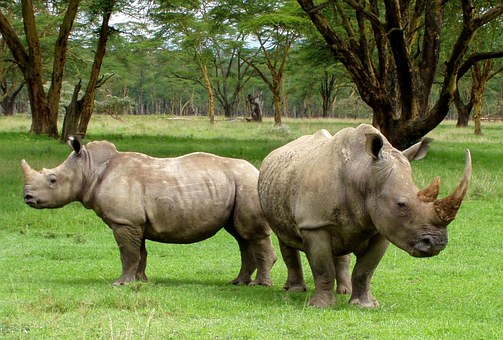
#> input picture 3.디지털영상처리/Hands-On-Image-Processing-with-Python-master/images/rhino.jpg, 503 x 340 px
$ python fftex.py
#> lines starting #> are read from the running program, lines starting #| are printed output that depends on the picture; after the words box and inside, x2 and y2 are one past the last pixel; in counts of white or black regions, pixels touching at a corner belong together
from PIL import Image
import scipy.fftpack as fp
import matplotlib.pylab as pylab
import numpy as np
import numpy.fft

# Source Image FT
imsrc = np.array(Image.open('../images/rhino.jpg').convert('L'))
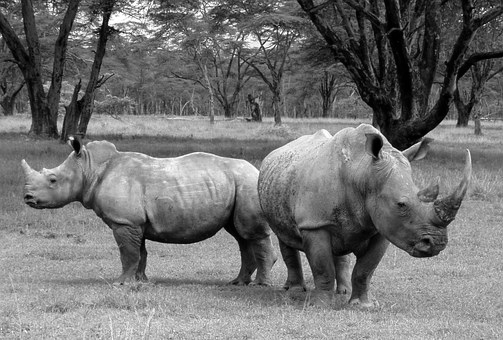
#> imsrc: shape (340, 503); min 0, max 255, mean 114.5

freqsrc = fp.fft2(imsrc)
ftsrc =20*np.log10( 0.01 + np.abs(fp.fftshift(freqsrc))) # 스펙트럼 사상
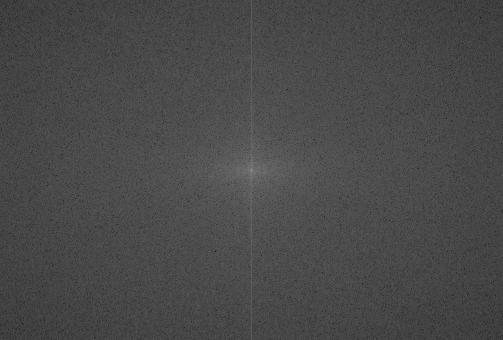
#> ftsrc: shape (340, 503) float64; min 14.44, max 145.8, mean 73.6
ftsrcinv = fp.ifft2(freqsrc).real # 실수공간의 데이터만을 복호화

# add noise
imcpy = np.copy(imsrc)
ly, lx = imcpy.shape
#> ly = 340; lx = 503

# 0에서 ly까지 10의 간격으로 반복하라.
for y in range(0, ly, 10):
    # [y, :] : Y부터 전부다
    imcpy[y, :] = 0
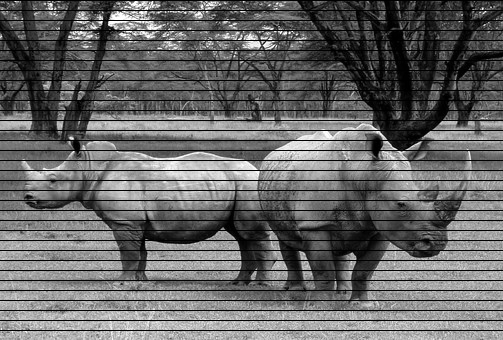
#> imcpy: shape (340, 503); 9.99% of pixels changed, all inside (x1, y1, x2, y2) = (0, 0, 503, 331)

freqcpy = fp.fft2(imcpy)
ftcpy =20*np.log10( 0.01 + np.abs(fp.fftshift(freqcpy)))
ftcpyinv = fp.ifft2(freqcpy).real

# filtering
ftcpyshift = fp.fftshift(freqcpy)
for y in range(34, ly, 34):
    if y != 170 :
        ftcpyshift[y-10:y+10,230:270] = 0

ftadj = 20*np.log10( 0.01 + np.abs(ftcpyshift))
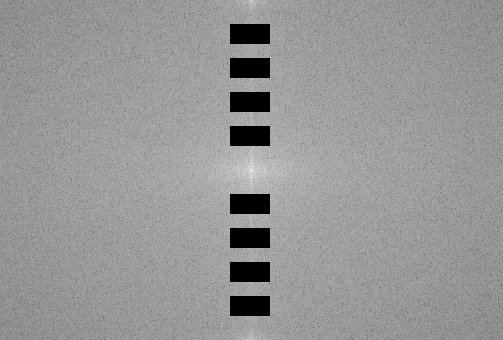
#> ftadj: shape (340, 503) float64; min -40, max 144.9, mean 69.1; drawn with min black and max white
ftadjinv = fp.ifft2(fp.ifftshift(ftcpyshift)).real
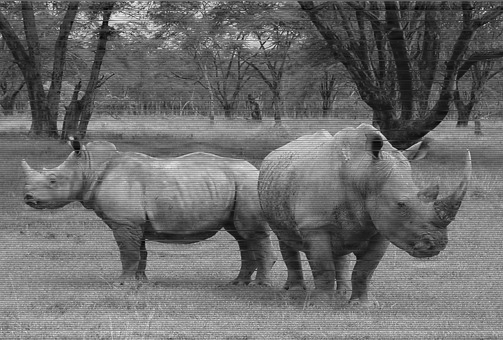
#> ftadjinv: shape (340, 503) float64; min -32.25, max 287.3, mean 103.1; drawn with min black and max white

pylab.figure(figsize=(25,20))

pylab.subplot(3,3,1), pylab.imshow(imsrc, cmap='gray'), pylab.title("Source")
pylab.subplot(3,3,2), pylab.imshow(ftsrc, cmap='gray'), pylab.title("Source FT")
pylab.subplot(3,3,3), pylab.imshow(ftsrcinv, cmap='gray'), pylab.title("Source InvFT")

pylab.subplot(3,3,4), pylab.imshow(imcpy, cmap='gray'), pylab.title("Noise")
pylab.subplot(3,3,5), pylab.imshow(ftcpy, cmap='gray'), pylab.title("Noise FT")
pylab.subplot(3,3,6), pylab.imshow(ftcpyinv, cmap='gray'), pylab.title("Noise InvFT")

pylab.subplot(3,3,7), pylab.imshow(ftadj, cmap='gray'), pylab.title("Filtered")
pylab.subplot(3,3,8), pylab.imshow(ftadjinv, cmap='gray'), pylab.title("Filtered Image")
pylab.subplot(3,3,9), pylab.imshow(imsrc, cmap='gray'), pylab.title("Source")

$ run again, with 3.디지털영상처리/Hands-On-Image-Processing-with-Python-master/images/bisons.jpg copied over 3.디지털영상처리/Hands-On-Image-Processing-with-Python-master/images/rhino.jpg
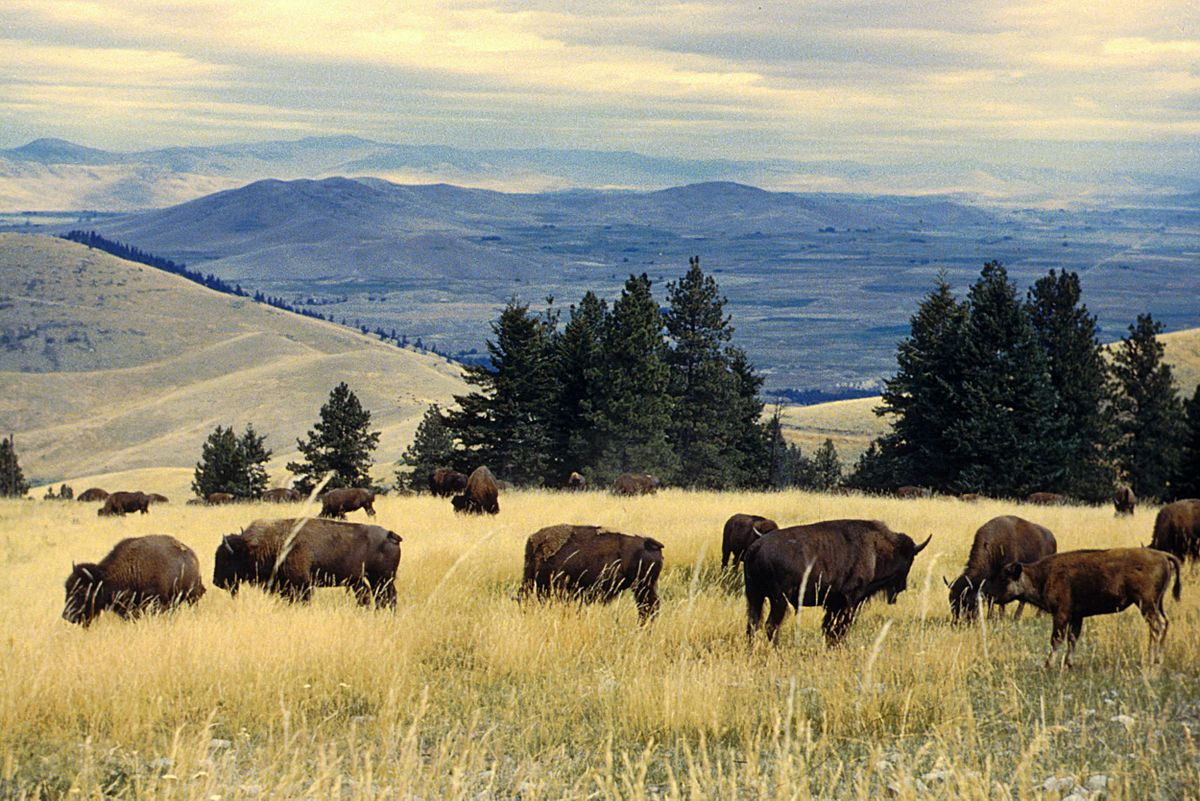
#> input picture 3.디지털영상처리/Hands-On-Image-Processing-with-Python-master/images/bisons.jpg, 1200 x 801 px
#> after the loop `for y in range(0, ly, 10):`:
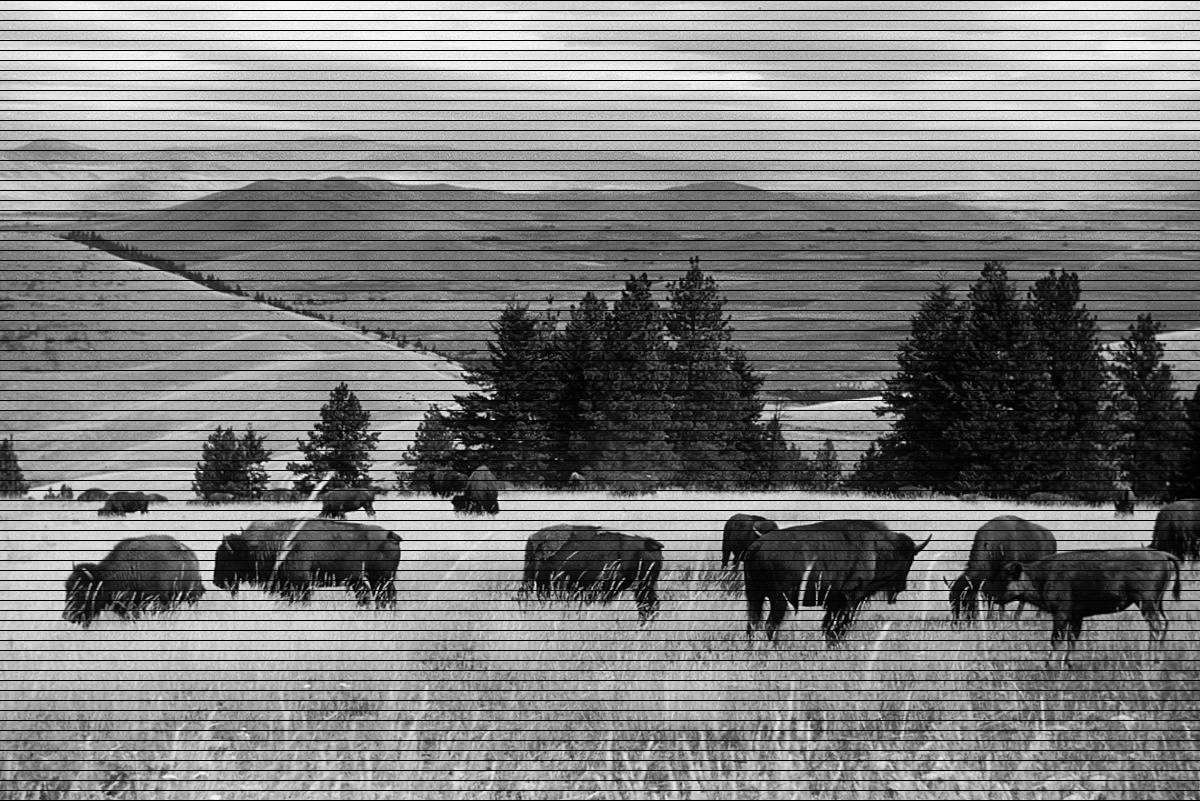
#> imcpy: shape (801, 1200); min 0, max 250, mean 126.5
#> `ftadj = 20*np.log10( 0.01 + np.abs(ftcpyshift))`:
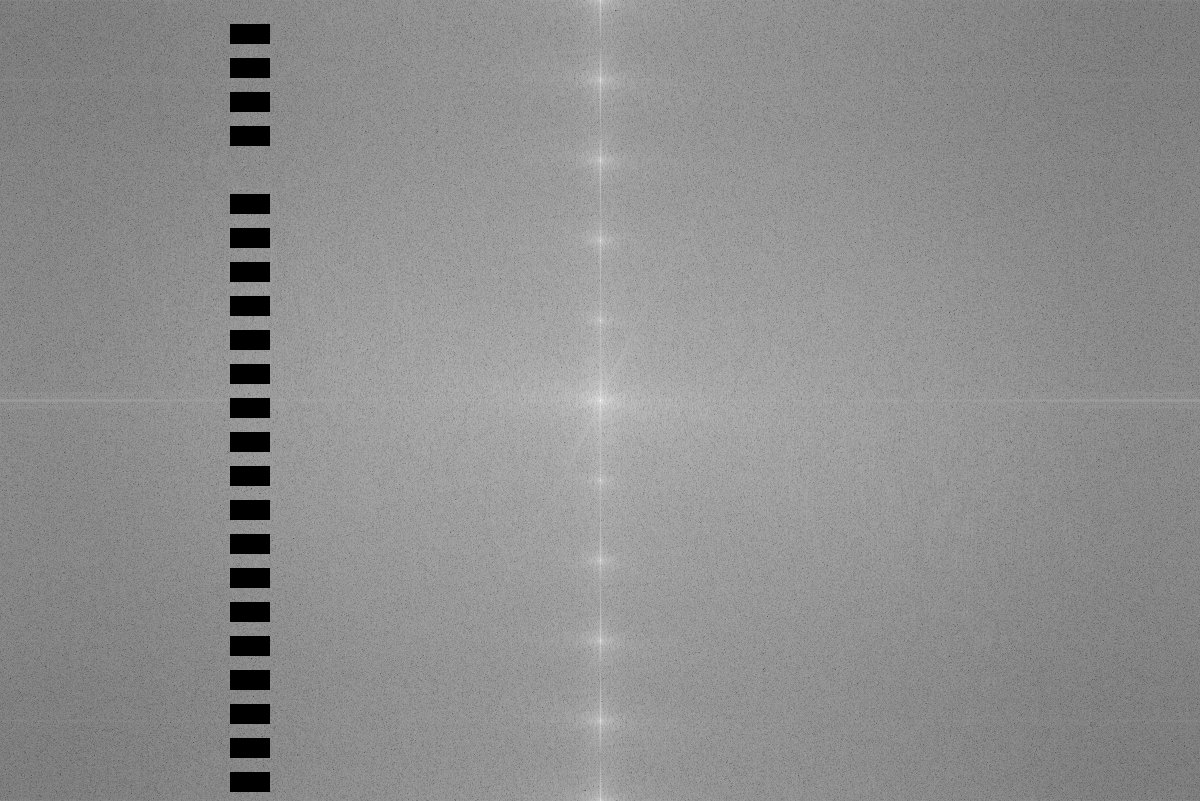
#> ftadj: shape (801, 1200) float64; min -40, max 161.7, mean 72.9; drawn with min black and max white
